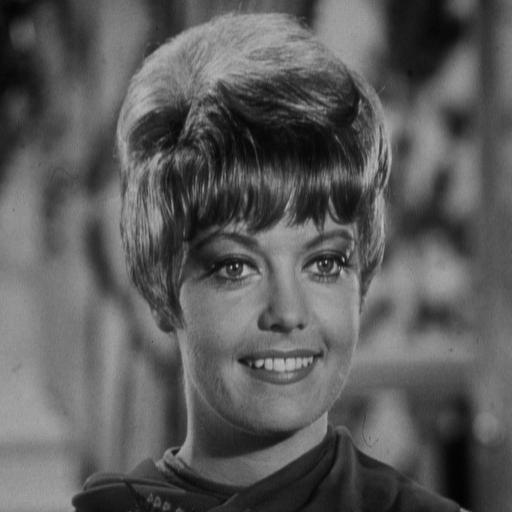
%> input picture homography_matlab/zelda.png, 512 x 512 px, given in place of lena.jpg, which was not available; the run also reads 1 picture not shown here
$ octave homography_vary_helicity.m   (GNU Octave 9; MATLAB toolbox functions it lacks are replaced by stand-ins)
%> lines starting %> are read from the running program, lines starting %| are printed output that depends on the picture; pictures that were not available may be replaced by others from this repository, and a replacement may not be noted
### homography_matlab/padarray.m
function b = padarray(varargin)
%PADARRAY Pad an array.
%   B = PADARRAY(A,PADSIZE) pads array A with PADSIZE(k) number of zeros
%   along the k-th dimension of A.  PADSIZE should be a vector of
%   positive integers.
%
%   B = PADARRAY(A,PADSIZE,PADVAL) pads array A with PADVAL (a scalar)
%   instead of with zeros.
%
%   B = PADARRAY(A,PADSIZE,PADVAL,DIRECTION) pads A in the direction
%   specified by the string DIRECTION.  DIRECTION can be one of the
%   following strings.
%
%       String values for DIRECTION
%       'pre'         Pads before the first array element along each
%                     dimension .
%       'post'        Pads after the last array element along each
%                     dimension.
%       'both'        Pads before the first array element and after the
%                     last array element along each dimension.
%
%   By default, DIRECTION is 'post'.
%
%   B = PADARRAY(A,PADSIZE,METHOD,DIRECTION) pads array A using the
%   specified METHOD.  METHOD can be one of these strings:
%
%       String values for METHOD
%       'circular'    Pads with circular repetion of elements.
%       'replicate'   Repeats border elements of A.
%       'symmetric'   Pads array with mirror reflections of itself.
%
%   Class Support
%   -------------
%   When padding with a constant value, A can be numeric or logical.
%   When padding using the 'circular', 'replicate', or 'symmetric'
%   methods, A can be of any class.  B is of the same class as A.
%
%   Example
%   -------
%   Add three elements of padding to the beginning of a vector.  The
%   padding elements contain mirror copies of the array.
%
%       b = padarray([1 2 3 4],3,'symmetric','pre')
%
%   Add three elements of padding to the end of the first dimension of
%   the array and two elements of padding to the end of the second
%   dimension.  Use the value of the last array element as the padding
%   value.
%
%       B = padarray([1 2; 3 4],[3 2],'replicate','post')
%
%   Add three elements of padding to each dimension of a
%   three-dimensional array.  Each pad element contains the value 0.
%
%       A = [1 2; 3 4];
%       B = [5 6; 7 8];
%       C = cat(3,A,B)
%       D = padarray(C,[3 3],0,'both')
%
%   See also CIRCSHIFT, IMFILTER.

%   Copyright 1993-2002 The MathWorks, Inc.
%   $Revision: 1.11 $  $Date: 2002/03/15 15:28:49 $
%
%   This function is part of the Image Processing Toolbox.
%   At the Householder Meeting in Peebles, Scotland, May 17--21, 2002,
%   Cleve Moler has given us permission to include this function,
%   and mkconstarray.m, in our toolbox.  We have modified the
%   subfunction ParseInputs.m, to remove some dependencies on
%   other

[a, method, padSize, padVal, direction] = ParseInputs(varargin{:});

if isempty(a),% treat empty matrix similar for any method

   if strcmp(direction,'both')
      sizeB = size(a) + 2*padSize;
   else
      sizeB = size(a) + padSize;
   end

   b = mkconstarray(class(a), padVal, sizeB);

else
  switch method
    case 'constant'
        b = ConstantPad(a, padSize, padVal, direction);

    case 'circular'
        b = CircularPad(a, padSize, direction);

    case 'symmetric'
        b = SymmetricPad(a, padSize, direction);

    case 'replicate'
        b = ReplicatePad(a, padSize, direction);
  end
end

if (islogical(a))
    b = logical(b);
end

%%%
%%% ConstantPad
%%%
function b = ConstantPad(a, padSize, padVal, direction)

numDims = prod(size(padSize));

% Form index vectors to subsasgn input array into output array.
% Also compute the size of the output array.
idx   = cell(1,numDims);
sizeB = zeros(1,numDims);
for k = 1:numDims
    M = size(a,k);
    switch direction
        case 'pre'
            idx{k}   = (1:M) + padSize(k);
            sizeB(k) = M + padSize(k);

        case 'post'
            idx{k}   = 1:M;
            sizeB(k) = M + padSize(k);

        case 'both'
            idx{k}   = (1:M) + padSize(k);
            sizeB(k) = M + 2*padSize(k);
    end
end

% Initialize output array with the padding value.  Make sure the
% output array is the same type as the input.
b         = mkconstarray(class(a), padVal, sizeB);
b(idx{:}) = a;


%%%
%%% CircularPad
%%%
% [25 lines left out: function CircularPad, not called in this run]

%%%
%%% SymmetricPad
%%%
% [24 lines left out: function SymmetricPad, not called in this run]

%%%
%%% ReplicatePad
%%%
% [24 lines left out: function ReplicatePad, not called in this run]

%%%
%%% ParseInputs
%%%
function [a, method, padSize, padVal, direction] = ParseInputs(varargin)

% default values
a         = [];
method    = 'constant';
padSize   = [];
padVal    = 0;
direction = 'both';

%checknargin(2,4,nargin,mfilename);

a = varargin{1};

padSize = varargin{2};
%checkinput(padSize, {'double'}, {'real' 'vector' 'nonnan' 'nonnegative' ...
%                    'integer'}, mfilename, 'PADSIZE', 2);

% Preprocess the padding size
if (prod(size(padSize)) < ndims(a))
    padSize           = padSize(:);
    padSize(ndims(a)) = 0;
end

if nargin > 2

    firstStringToProcess = 3;

    if ~ischar(varargin{3})
        % Third input must be pad value.
        padVal = varargin{3};
%        checkinput(padVal, {'numeric' 'logical'}, {'scalar'}, ...
%                   mfilename, 'PADVAL', 3);

        firstStringToProcess = 4;

    end

    for k = firstStringToProcess:nargin
%        validStrings = {'circular' 'replicate' 'symmetric' 'pre' ...
%                        'post' 'both'};
%        string = checkstrs(varargin{k}, validStrings, mfilename, ...
%                           'METHOD or DIRECTION', k);
        string = varargin{k};
        switch string
         case {'circular' 'replicate' 'symmetric'}
          method = string;

         case {'pre' 'post' 'both'}
          direction = string;

         otherwise
          error('Images:padarray:unexpectedError', '%s', ...
                'Unexpected logic error.')
        end
    end
end

% Check the input array type
if strcmp(method,'constant') & ~(isnumeric(a) | islogical(a))
    id = sprintf('Images:%s:badTypeForConstantPadding', mfilename);
    msg1 = sprintf('Function %s expected A (argument 1)',mfilename);
    msg2 = 'to be numeric or logical for constant padding.';
    error(id,'%s\n%s',msg1,msg2);
end

### homography_matlab/mkconstarray.m
function out = mkconstarray(class, value, size)
%MKCONSTARRAY creates a constant array of a specified numeric class.
%   A = MKCONSTARRAY(CLASS, VALUE, SIZE) creates a constant array
%   of value VALUE and of size SIZE.

%   Copyright 1993-2002 The MathWorks, Inc.
%   $Revision: 1.8 $  $Date: 2002/03/15 15:58:11 $

out = repmat(feval(class, value), size);

### homography_matlab/homography_vary_helicity.m
clf;
width = 512;
image = zeros(width);
image_fusion = zeros(width*2);
radius = 10;
[x y] = meshgrid(-width/2+1:width/2,-width/2+1:width/2);

bead_1 = [0 0];
bead_2 = [0 50];
bead_3 = [100 0];
bead_4 = [100 100];

r_1 = sqrt((x-bead_1(1)).^2 + (y+bead_1(2)).^2);
r_2 = sqrt((x-bead_2(1)).^2 + (y+bead_2(2)).^2);
r_3 = sqrt((x-bead_3(1)).^2 + (y+bead_3(2)).^2);
r_4 = sqrt((x-bead_4(1)).^2 + (y+bead_4(2)).^2);

bead_1_image = flipdim(r_1<radius,1);
bead_2_image = flipdim(r_2<radius,1);
bead_3_image = flipdim(r_3<radius,1);
bead_4_image = flipdim(r_4<radius,1);

bead_image = bead_1_image | bead_2_image | flipdim(bead_3_image,1) | bead_4_image;
% New
lena = rgb2gray(imread('lena.jpg'));
%> lena is the input picture: size 512x512 uint8; min 0, max 187, mean 91.2
lena = rgb2gray(padarray(imread('lena.jpg'),[width/4 width/4]));
%> in ParseInputs, `padSize = varargin{2};`: padSize = [128 128]
%> in padarray, `[a, method, padSize, padVal, direction] = ParseInputs(varargin{:});`: method = 'constant'; padSize = [128 128]; padVal = 0; direction = 'both'
%> after the loop in ConstantPad, `for k = 1:numDims`: idx = 2 items; sizeB = [768 768]
%> in mkconstarray, `out = repmat(feval(class, value), size);`: out: size 768x768 uint8; every value is 0
%> in ConstantPad, `b(idx{:}) = a;`:
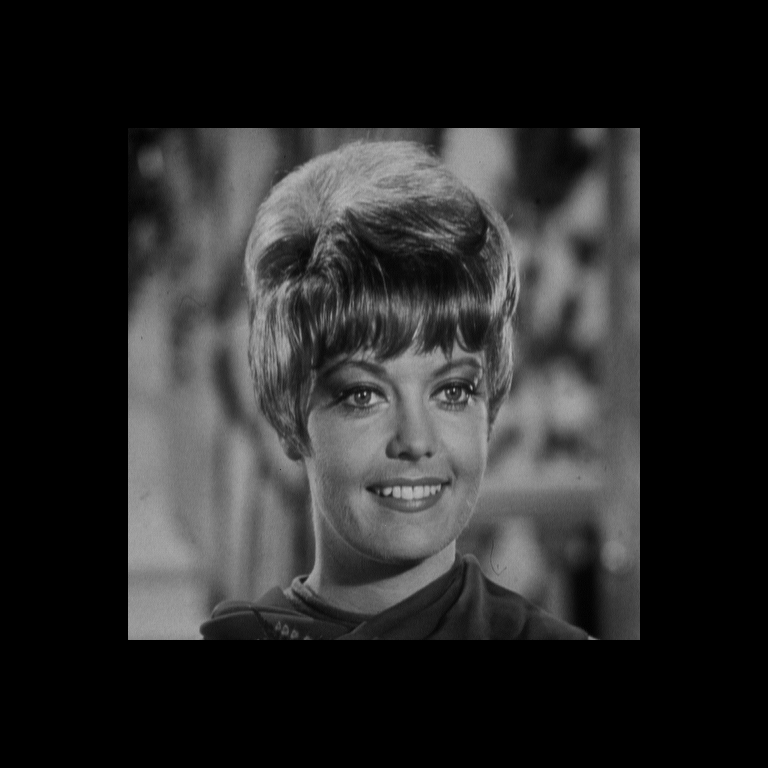
%> b: size 768x768 uint8; min 0, max 187, mean 40.5
lena = imread('lena512.bmp');
lena = imread('zelda-256x256.tif');
% [7 lines of commented-out code are left out]
lena = padarray(lena,[width/4 width/4]);
%> call 2 of ConstantPad, with padSize = [128 128], padVal = 0, direction = 'both'
%> after the loop in ConstantPad (call 2), `for k = 1:numDims`: idx = 2 items; sizeB = [512 512]
%> in mkconstarray (call 2), `out = repmat(feval(class, value), size);`: out: size 512x512 uint8; every value is 0
%> in ConstantPad (call 2), `b(idx{:}) = a;`:
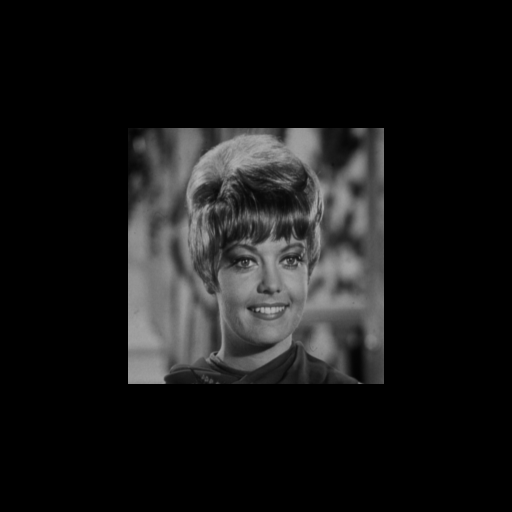
%> b: size 512x512 uint8; min 0, max 179, mean 22.8
%
%  image = [];
image =  mat2gray(double(bead_image))+ double(mat2gray(lena));
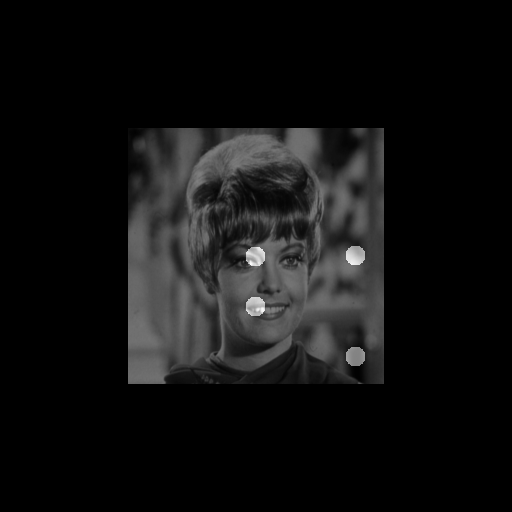
%> image: size 512x512 double; min 0, max 1.99, mean 0.132; drawn with min black and max white

   %v = VideoWriter('homography.avi');open(v);

sinugram=[];
reconstruction_back_projection =double(zeros(width*4));
%%
transformed_2dref = imref2d(size(image));
transformed_2dref.XWorldLimits = transformed_2dref.XWorldLimits - mean(transformed_2dref.XWorldLimits); %size(image);
%> transformed_2dref.XWorldLimits = [-256 256]
transformed_2dref.YWorldLimits = transformed_2dref.XWorldLimits - mean(transformed_2dref.XWorldLimits); %size(image);
%> transformed_2dref.YWorldLimits = [-256 256]

padded_2dref = imref2d(2*size(image));
padded_2dref.XWorldLimits = padded_2dref.XWorldLimits - mean(padded_2dref.XWorldLimits);
%> padded_2dref.XWorldLimits = [-512 512]
padded_2dref.YWorldLimits = padded_2dref.XWorldLimits - mean(padded_2dref.XWorldLimits);
%> padded_2dref.YWorldLimits = [-512 512]

more_padded_2dref = imref2d(4*size(image));
more_padded_2dref.XWorldLimits = more_padded_2dref.XWorldLimits - mean(more_padded_2dref.XWorldLimits);
%> more_padded_2dref.XWorldLimits = [-1024 1024]
more_padded_2dref.YWorldLimits = more_padded_2dref.XWorldLimits - mean(more_padded_2dref.XWorldLimits);
%> more_padded_2dref.YWorldLimits = [-1024 1024]

t_x = linspace(0,100,20);

%%
for i = 1:1:20

        bead_1_pos = [];
    bead_2_pos = [];
    bead_3_pos = [];
    bead_4_pos = [];
    sinugram = [];


    for theta = linspace(0,2*pi,128)

    %      theta =pi/6;
    current_slice = round(theta*127/(2*pi))+1;


        t_x = theta*5;
        t_y = 0;

        rotation_matrix = [cos(theta), sin(theta),t_x(i); ...
            -sin(theta), cos(theta),t_y; ...
            0, 0, 1 ; ...
            ];
        tform=affine2d(rotation_matrix');
%> (the run ends here)
